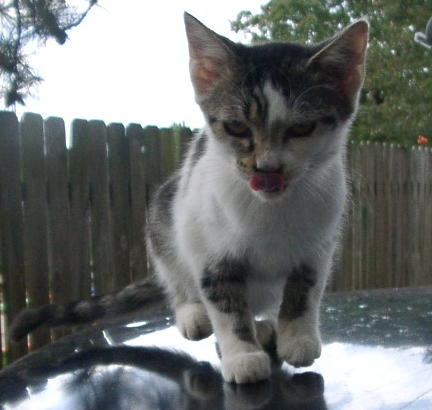
#> input picture Dataset/11.jpg, 432 x 410 px, found by its file name
$ jupyter execute 'Edge Detection.ipynb'
#> lines starting #> are read from the running program, lines starting #| are printed output that depends on the picture
[cell 1]
# Edge Detection in Image Processing

import cv2
import numpy as np


image1=cv2.imread("11.jpg")
#> image1 is the input picture: shape (410, 432, 3); mean B, G, R 110.5, 111.5, 108.1

#Using Canny Method
#first source image, second threshold 2 value
image2=cv2.Canny(image1,10,100)
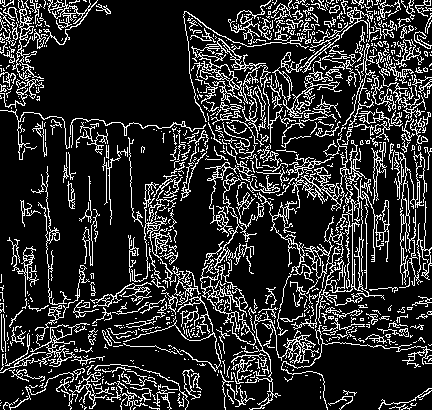
#> image2: shape (410, 432); 17.4% white in thin lines or dots

cv2.imshow("Original",image1)
cv2.imshow("Canny",image2)
cv2.waitKey()
cv2.destroyAllWindows()

[cell 2]
# Image Pyramid

image1=cv2.imread("1.jpg")
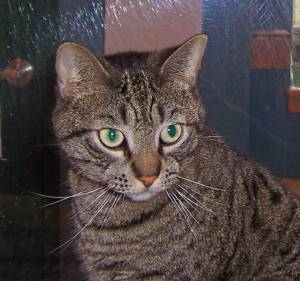
#> input picture Dataset/1.jpg, 300 x 281 px, found by its file name
#> image1 is the input picture: shape (281, 300, 3); mean B, G, R 68, 68.3, 78.8

image2=cv2.pyrDown(image1)
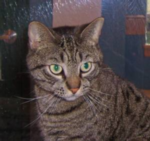
#> image2: shape (141, 150, 3); mean B, G, R 68, 68.3, 78.8
image3=cv2.pyrDown(image1)


image4=cv2.pyrUp(image1)
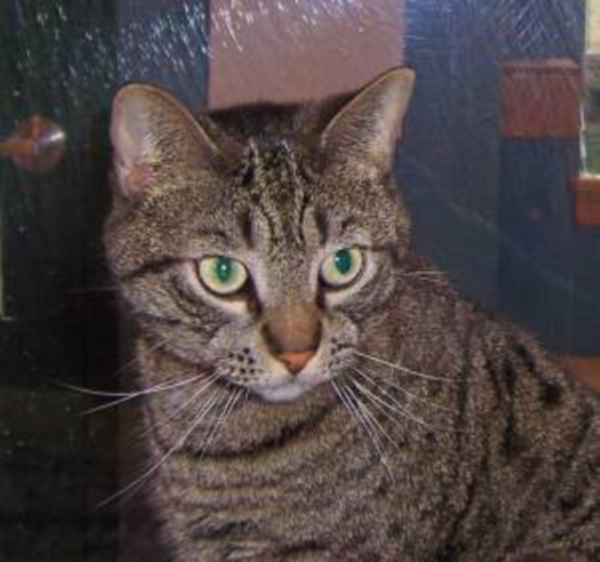
#> image4: shape (562, 600, 3); mean B, G, R 68.1, 68.4, 78.9


cv2.imshow("Original",image1)
cv2.imshow("PYR-DOWN",image2)
cv2.imshow(str(image1.shape),image3)
cv2.imshow("PYR-UP",image4)
cv2.waitKey()
cv2.destroyAllWindows()

[cell 3]
# Image Pyramid

import cv2
import numpy as np


def gaussian(image1):
    gp=[image1]
    for i in range(6):
        image1=cv2.pyrDown(image1)
        gp.append(image1)
        cv2.imshow(str(i),gp[i])
#> this loop made 6 passes
#> pass 2, in gaussian, `image1=cv2.pyrDown(image1)`:
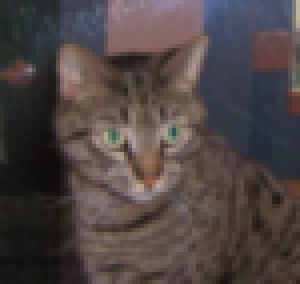
#> image1: shape (71, 75, 3) (shown 4 times larger); mean of channels 0, 1, 2 68, 68.2, 78.6; drawn as B, G, R
#> pass 3, in gaussian, `image1=cv2.pyrDown(image1)`:
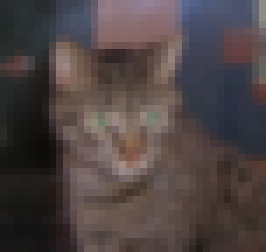
#> image1: shape (36, 38, 3) (shown 7 times larger); mean of channels 0, 1, 2 67.8, 67.9, 78.2; drawn as B, G, R
#> after the loop, gp = 7 items
    return gp

def laplacian(image1):
    gp=[image1]
    for i in range(6):
        image1=cv2.pyrDown(image1)
        gp.append(image1)
    lp=[[gp[5]]]
    for i in range(5,0,-1):
        gauss_expand=cv2.pyrUp(gp[i])
        lap=cv2.subtract(gp[i-1],gauss_expand)
        lp.append(lap)
        cv2.imshow(str(i),lp[i])

    return gp


image1=cv2.imread("1.jpg")
gaussian(image1)


cv2.imshow("Original",image1)

cv2.waitKey()
cv2.destroyAllWindows()
